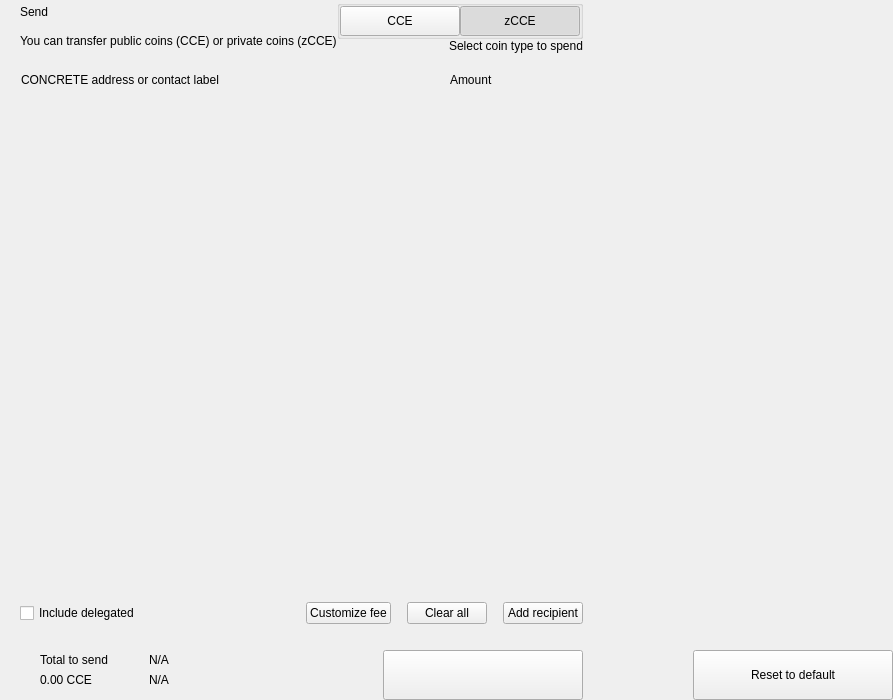
<?xml version="1.0" encoding="UTF-8"?>
<ui version="4.0">
 <class>send</class>
 <widget class="QWidget" name="send">
  <property name="geometry">
   <rect>
    <x>0</x>
    <y>0</y>
    <width>893</width>
    <height>700</height>
   </rect>
  </property>
  <property name="windowTitle">
   <string>Form</string>
  </property>
  <layout class="QHBoxLayout" name="horizontalLayout_2" stretch="2,1">
   <property name="spacing">
    <number>0</number>
   </property>
   <property name="leftMargin">
    <number>0</number>
   </property>
   <property name="topMargin">
    <number>0</number>
   </property>
   <property name="rightMargin">
    <number>0</number>
   </property>
   <property name="bottomMargin">
    <number>0</number>
   </property>
   <item>
    <widget class="QWidget" name="left" native="true">
     <layout class="QVBoxLayout" name="verticalLayout_3">
      <property name="spacing">
       <number>0</number>
      </property>
      <property name="leftMargin">
       <number>0</number>
      </property>
      <property name="topMargin">
       <number>0</number>
      </property>
      <property name="rightMargin">
       <number>0</number>
      </property>
      <property name="bottomMargin">
       <number>0</number>
      </property>
      <item>
       <layout class="QVBoxLayout" name="verticalLayout_22" stretch="0,0,0,1,0,0,0,0">
        <property name="spacing">
         <number>0</number>
        </property>
        <item>
         <layout class="QHBoxLayout" name="horizontalLayout_3">
          <property name="spacing">
           <number>0</number>
          </property>
          <property name="leftMargin">
           <number>20</number>
          </property>
          <property name="rightMargin">
           <number>20</number>
          </property>
          <item>
           <layout class="QVBoxLayout" name="verticalLayout">
            <property name="spacing">
             <number>5</number>
            </property>
            <item>
             <widget class="QLabel" name="labelTitle">
              <property name="text">
               <string>Send</string>
              </property>
              <property name="alignment">
               <set>Qt::AlignLeading|Qt::AlignLeft|Qt::AlignVCenter</set>
              </property>
             </widget>
            </item>
            <item>
             <widget class="QLabel" name="labelSubtitle1">
              <property name="text">
               <string>You can transfer public coins (CCE) or private coins (zCCE)</string>
              </property>
             </widget>
            </item>
           </layout>
          </item>
          <item>
           <spacer name="horizontalSpacer">
            <property name="orientation">
             <enum>Qt::Horizontal</enum>
            </property>
            <property name="sizeHint" stdset="0">
             <size>
              <width>40</width>
              <height>20</height>
             </size>
            </property>
           </spacer>
          </item>
          <item>
           <layout class="QVBoxLayout" name="verticalLayout_6">
            <property name="spacing">
             <number>0</number>
            </property>
            <item>
             <widget class="QGroupBox" name="groupBox">
              <property name="title">
               <string/>
              </property>
              <property name="alignment">
               <set>Qt::AlignLeading|Qt::AlignLeft|Qt::AlignTop</set>
              </property>
              <layout class="QHBoxLayout" name="horizontalLayout_4">
               <property name="spacing">
                <number>0</number>
               </property>
               <property name="leftMargin">
                <number>0</number>
               </property>
               <property name="topMargin">
                <number>0</number>
               </property>
               <property name="rightMargin">
                <number>0</number>
               </property>
               <property name="bottomMargin">
                <number>0</number>
               </property>
               <item>
                <widget class="QPushButton" name="pushLeft">
                 <property name="minimumSize">
                  <size>
                   <width>120</width>
                   <height>30</height>
                  </size>
                 </property>
                 <property name="maximumSize">
                  <size>
                   <width>120</width>
                   <height>30</height>
                  </size>
                 </property>
                 <property name="focusPolicy">
                  <enum>Qt::NoFocus</enum>
                 </property>
                 <property name="text">
                  <string>CCE</string>
                 </property>
                 <property name="checkable">
                  <bool>true</bool>
                 </property>
                 <property name="autoExclusive">
                  <bool>true</bool>
                 </property>
                </widget>
               </item>
               <item>
                <widget class="QPushButton" name="pushRight">
                 <property name="minimumSize">
                  <size>
                   <width>120</width>
                   <height>30</height>
                  </size>
                 </property>
                 <property name="maximumSize">
                  <size>
                   <width>120</width>
                   <height>30</height>
                  </size>
                 </property>
                 <property name="focusPolicy">
                  <enum>Qt::NoFocus</enum>
                 </property>
                 <property name="text">
                  <string>zCCE</string>
                 </property>
                 <property name="checkable">
                  <bool>true</bool>
                 </property>
                 <property name="checked">
                  <bool>true</bool>
                 </property>
                 <property name="autoExclusive">
                  <bool>true</bool>
                 </property>
                </widget>
               </item>
              </layout>
             </widget>
            </item>
            <item>
             <widget class="QLabel" name="labelSubtitle2">
              <property name="text">
               <string>Select coin type to spend</string>
              </property>
              <property name="alignment">
               <set>Qt::AlignRight|Qt::AlignTrailing|Qt::AlignVCenter</set>
              </property>
             </widget>
            </item>
           </layout>
          </item>
         </layout>
        </item>
        <item>
         <spacer name="verticalSpacer_2">
          <property name="orientation">
           <enum>Qt::Vertical</enum>
          </property>
          <property name="sizeType">
           <enum>QSizePolicy::Fixed</enum>
          </property>
          <property name="sizeHint" stdset="0">
           <size>
            <width>20</width>
            <height>20</height>
           </size>
          </property>
         </spacer>
        </item>
        <item>
         <layout class="QHBoxLayout" name="horizontalLayout" stretch="6,0,2">
          <property name="spacing">
           <number>0</number>
          </property>
          <property name="leftMargin">
           <number>10</number>
          </property>
          <property name="topMargin">
           <number>0</number>
          </property>
          <property name="rightMargin">
           <number>20</number>
          </property>
          <property name="bottomMargin">
           <number>0</number>
          </property>
          <item>
           <widget class="QLabel" name="labelSubtitleAddress">
            <property name="styleSheet">
             <string notr="true">margin-left:8px;</string>
            </property>
            <property name="text">
             <string>CONCRETE address or contact label</string>
            </property>
           </widget>
          </item>
          <item>
           <spacer name="horizontalSpacer_3">
            <property name="orientation">
             <enum>Qt::Horizontal</enum>
            </property>
            <property name="sizeType">
             <enum>QSizePolicy::Fixed</enum>
            </property>
            <property name="sizeHint" stdset="0">
             <size>
              <width>40</width>
              <height>1</height>
             </size>
            </property>
           </spacer>
          </item>
          <item>
           <widget class="QLabel" name="labelSubtitleAmount">
            <property name="text">
             <string>Amount</string>
            </property>
           </widget>
          </item>
         </layout>
        </item>
        <item>
         <widget class="QScrollArea" name="scrollArea">
          <property name="minimumSize">
           <size>
            <width>0</width>
            <height>350</height>
           </size>
          </property>
          <property name="styleSheet">
           <string notr="true">#scrollArea {
            background:transparent;
            margin-top:10px;
}</string>
          </property>
          <property name="horizontalScrollBarPolicy">
           <enum>Qt::ScrollBarAlwaysOff</enum>
          </property>
          <property name="sizeAdjustPolicy">
           <enum>QAbstractScrollArea::AdjustIgnored</enum>
          </property>
          <property name="widgetResizable">
           <bool>true</bool>
          </property>
          <property name="alignment">
           <set>Qt::AlignLeading|Qt::AlignLeft|Qt::AlignTop</set>
          </property>
          <widget class="QWidget" name="scrollAreaWidgetContents">
           <property name="geometry">
            <rect>
             <x>0</x>
             <y>0</y>
             <width>591</width>
             <height>16</height>
            </rect>
           </property>
           <property name="sizePolicy">
            <sizepolicy hsizetype="Preferred" vsizetype="Maximum">
             <horstretch>0</horstretch>
             <verstretch>0</verstretch>
            </sizepolicy>
           </property>
           <property name="autoFillBackground">
            <bool>false</bool>
           </property>
           <property name="styleSheet">
            <string notr="true">#scrollAreaWidgetContents {
             background:transparent;
             }</string>
           </property>
           <layout class="QVBoxLayout" name="verticalLayout_7">
            <property name="spacing">
             <number>0</number>
            </property>
            <property name="sizeConstraint">
             <enum>QLayout::SetDefaultConstraint</enum>
            </property>
            <property name="leftMargin">
             <number>0</number>
            </property>
            <property name="topMargin">
             <number>0</number>
            </property>
            <property name="rightMargin">
             <number>0</number>
            </property>
            <property name="bottomMargin">
             <number>0</number>
            </property>
           </layout>
          </widget>
         </widget>
        </item>
        <item>
         <spacer name="verticalSpacer_4">
          <property name="orientation">
           <enum>Qt::Vertical</enum>
          </property>
          <property name="sizeType">
           <enum>QSizePolicy::Fixed</enum>
          </property>
          <property name="sizeHint" stdset="0">
           <size>
            <width>20</width>
            <height>20</height>
           </size>
          </property>
         </spacer>
        </item>
        <item>
         <layout class="QHBoxLayout" name="horizontalLayout_20">
          <property name="spacing">
           <number>6</number>
          </property>
          <property name="leftMargin">
           <number>20</number>
          </property>
          <property name="rightMargin">
           <number>20</number>
          </property>
          <item>
           <widget class="QCheckBox" name="checkBoxDelegations">
            <property name="layoutDirection">
             <enum>Qt::LeftToRight</enum>
            </property>
            <property name="text">
             <string>Include delegated</string>
            </property>
           </widget>
          </item>
          <item>
           <spacer name="horizontalSpacer_4">
            <property name="orientation">
             <enum>Qt::Horizontal</enum>
            </property>
            <property name="sizeHint" stdset="0">
             <size>
              <width>10</width>
              <height>20</height>
             </size>
            </property>
           </spacer>
          </item>
          <item>
           <widget class="QPushButton" name="pushButtonFee">
            <property name="focusPolicy">
             <enum>Qt::NoFocus</enum>
            </property>
            <property name="text">
             <string>Customize fee</string>
            </property>
           </widget>
          </item>
          <item>
           <spacer name="horizontalSpacer_11">
            <property name="orientation">
             <enum>Qt::Horizontal</enum>
            </property>
            <property name="sizeType">
             <enum>QSizePolicy::Minimum</enum>
            </property>
            <property name="sizeHint" stdset="0">
             <size>
              <width>10</width>
              <height>20</height>
             </size>
            </property>
           </spacer>
          </item>
          <item>
           <widget class="QPushButton" name="pushButtonClear">
            <property name="focusPolicy">
             <enum>Qt::NoFocus</enum>
            </property>
            <property name="layoutDirection">
             <enum>Qt::RightToLeft</enum>
            </property>
            <property name="text">
             <string>Clear all</string>
            </property>
           </widget>
          </item>
          <item>
           <spacer name="horizontalSpacer_6">
            <property name="orientation">
             <enum>Qt::Horizontal</enum>
            </property>
            <property name="sizeType">
             <enum>QSizePolicy::Fixed</enum>
            </property>
            <property name="sizeHint" stdset="0">
             <size>
              <width>10</width>
              <height>20</height>
             </size>
            </property>
           </spacer>
          </item>
          <item>
           <widget class="QPushButton" name="pushButtonAddRecipient">
            <property name="focusPolicy">
             <enum>Qt::NoFocus</enum>
            </property>
            <property name="text">
             <string>Add recipient</string>
            </property>
           </widget>
          </item>
         </layout>
        </item>
        <item>
         <spacer name="verticalSpacer">
          <property name="orientation">
           <enum>Qt::Vertical</enum>
          </property>
          <property name="sizeType">
           <enum>QSizePolicy::Fixed</enum>
          </property>
          <property name="sizeHint" stdset="0">
           <size>
            <width>20</width>
            <height>16</height>
           </size>
          </property>
         </spacer>
        </item>
        <item>
         <layout class="QHBoxLayout" name="horizontalLayout_7">
          <property name="rightMargin">
           <number>20</number>
          </property>
          <item>
           <layout class="QHBoxLayout" name="horizontalLayout_10">
            <property name="spacing">
             <number>0</number>
            </property>
            <property name="leftMargin">
             <number>8</number>
            </property>
            <item>
             <widget class="QStackedWidget" name="stackedWidget">
              <property name="minimumSize">
               <size>
                <width>0</width>
                <height>60</height>
               </size>
              </property>
              <property name="maximumSize">
               <size>
                <width>16777215</width>
                <height>60</height>
               </size>
              </property>
              <widget class="QWidget" name="page1">
               <layout class="QVBoxLayout" name="verticalLayout_71" stretch="0">
                <property name="spacing">
                 <number>6</number>
                </property>
                <property name="leftMargin">
                 <number>12</number>
                </property>
                <property name="topMargin">
                 <number>0</number>
                </property>
                <property name="rightMargin">
                 <number>0</number>
                </property>
                <property name="bottomMargin">
                 <number>0</number>
                </property>
                <item>
                 <widget class="QWidget" name="coinWidget" native="true">
                  <property name="minimumSize">
                   <size>
                    <width>0</width>
                    <height>60</height>
                   </size>
                  </property>
                  <property name="maximumSize">
                   <size>
                    <width>16777215</width>
                    <height>60</height>
                   </size>
                  </property>
                  <layout class="QHBoxLayout" name="horizontalLayout_9">
                   <property name="spacing">
                    <number>0</number>
                   </property>
                   <property name="leftMargin">
                    <number>20</number>
                   </property>
                   <property name="topMargin">
                    <number>10</number>
                   </property>
                   <property name="rightMargin">
                    <number>20</number>
                   </property>
                   <property name="bottomMargin">
                    <number>10</number>
                   </property>
                   <item>
                    <layout class="QVBoxLayout" name="verticalSend">
                     <property name="spacing">
                      <number>0</number>
                     </property>
                     <item>
                      <widget class="QLabel" name="labelTitleTotalSend">
                       <property name="text">
                        <string>Total to send</string>
                       </property>
                      </widget>
                     </item>
                     <item>
                      <widget class="QLabel" name="labelAmountSend">
                       <property name="text">
                        <string notr="true">0.00 CCE</string>
                       </property>
                      </widget>
                     </item>
                    </layout>
                   </item>
                   <item>
                    <spacer name="horizontalSpacer_9">
                     <property name="orientation">
                      <enum>Qt::Horizontal</enum>
                     </property>
                     <property name="sizeType">
                      <enum>QSizePolicy::Fixed</enum>
                     </property>
                     <property name="sizeHint" stdset="0">
                      <size>
                       <width>20</width>
                       <height>20</height>
                      </size>
                     </property>
                    </spacer>
                   </item>
                   <item>
                    <widget class="QLabel" name="labelLine">
                     <property name="minimumSize">
                      <size>
                       <width>1</width>
                       <height>0</height>
                      </size>
                     </property>
                     <property name="maximumSize">
                      <size>
                       <width>1</width>
                       <height>16777215</height>
                      </size>
                     </property>
                     <property name="text">
                      <string/>
                     </property>
                    </widget>
                   </item>
                   <item>
                    <spacer name="horizontalSpacer_10">
                     <property name="orientation">
                      <enum>Qt::Horizontal</enum>
                     </property>
                     <property name="sizeType">
                      <enum>QSizePolicy::Fixed</enum>
                     </property>
                     <property name="sizeHint" stdset="0">
                      <size>
                       <width>20</width>
                       <height>20</height>
                      </size>
                     </property>
                    </spacer>
                   </item>
                   <item>
                    <layout class="QVBoxLayout" name="verticalRemaining">
                     <property name="spacing">
                      <number>0</number>
                     </property>
                     <item>
                      <widget class="QLabel" name="labelTitleTotalRemaining">
                       <property name="text">
                        <string notr="true">N/A</string>
                       </property>
                      </widget>
                     </item>
                     <item>
                      <widget class="QLabel" name="labelAmountRemaining">
                       <property name="text">
                        <string notr="true">N/A</string>
                       </property>
                      </widget>
                     </item>
                    </layout>
                   </item>
                  </layout>
                 </widget>
                </item>
               </layout>
              </widget>
              <widget class="QWidget" name="page_2"/>
             </widget>
            </item>
           </layout>
          </item>
          <item>
           <spacer name="horizontalSpacer_5">
            <property name="orientation">
             <enum>Qt::Horizontal</enum>
            </property>
            <property name="sizeType">
             <enum>QSizePolicy::Expanding</enum>
            </property>
            <property name="sizeHint" stdset="0">
             <size>
              <width>40</width>
              <height>20</height>
             </size>
            </property>
           </spacer>
          </item>
          <item alignment="Qt::AlignBottom">
           <widget class="QPushButton" name="pushButtonSave">
            <property name="minimumSize">
             <size>
              <width>200</width>
              <height>50</height>
             </size>
            </property>
            <property name="maximumSize">
             <size>
              <width>200</width>
              <height>50</height>
             </size>
            </property>
            <property name="focusPolicy">
             <enum>Qt::NoFocus</enum>
            </property>
            <property name="text">
             <string/>
            </property>
           </widget>
          </item>
         </layout>
        </item>
       </layout>
      </item>
     </layout>
    </widget>
   </item>
   <item>
    <widget class="QWidget" name="right" native="true">
     <layout class="QVBoxLayout" name="verticalLayout_5">
      <property name="leftMargin">
       <number>0</number>
      </property>
      <property name="topMargin">
       <number>0</number>
      </property>
      <property name="rightMargin">
       <number>0</number>
      </property>
      <property name="bottomMargin">
       <number>0</number>
      </property>
      <item>
       <layout class="QVBoxLayout" name="verticalLayout_4">
        <property name="spacing">
         <number>6</number>
        </property>
        <item>
         <widget class="OptionButton" name="btnCoinControl" native="true">
          <property name="minimumSize">
           <size>
            <width>0</width>
            <height>50</height>
           </size>
          </property>
         </widget>
        </item>
        <item>
         <widget class="OptionButton" name="btnChangeAddress" native="true">
          <property name="minimumSize">
           <size>
            <width>0</width>
            <height>50</height>
           </size>
          </property>
         </widget>
        </item>
        <item>
         <widget class="OptionButton" name="btnUri" native="true">
          <property name="minimumSize">
           <size>
            <width>0</width>
            <height>50</height>
           </size>
          </property>
         </widget>
        </item>
        <item>
         <spacer name="verticalSpacer_5">
          <property name="orientation">
           <enum>Qt::Vertical</enum>
          </property>
          <property name="sizeHint" stdset="0">
           <size>
            <width>20</width>
            <height>40</height>
           </size>
          </property>
         </spacer>
        </item>
        <item>
         <layout class="QHBoxLayout" name="horizontalLayout_8">
          <item>
           <spacer name="horizontalSpacer_7">
            <property name="orientation">
             <enum>Qt::Horizontal</enum>
            </property>
            <property name="sizeHint" stdset="0">
             <size>
              <width>40</width>
              <height>20</height>
             </size>
            </property>
           </spacer>
          </item>
          <item>
           <widget class="QPushButton" name="pushButtonReset">
            <property name="minimumSize">
             <size>
              <width>200</width>
              <height>50</height>
             </size>
            </property>
            <property name="maximumSize">
             <size>
              <width>200</width>
              <height>50</height>
             </size>
            </property>
            <property name="focusPolicy">
             <enum>Qt::NoFocus</enum>
            </property>
            <property name="text">
             <string>Reset to default</string>
            </property>
           </widget>
          </item>
         </layout>
        </item>
       </layout>
      </item>
     </layout>
    </widget>
   </item>
  </layout>
 </widget>
 <customwidgets>
  <customwidget>
   <class>OptionButton</class>
   <extends>QWidget</extends>
   <header>qt/concrete/optionbutton.h</header>
   <container>1</container>
  </customwidget>
 </customwidgets>
 <resources/>
 <connections/>
</ui>
